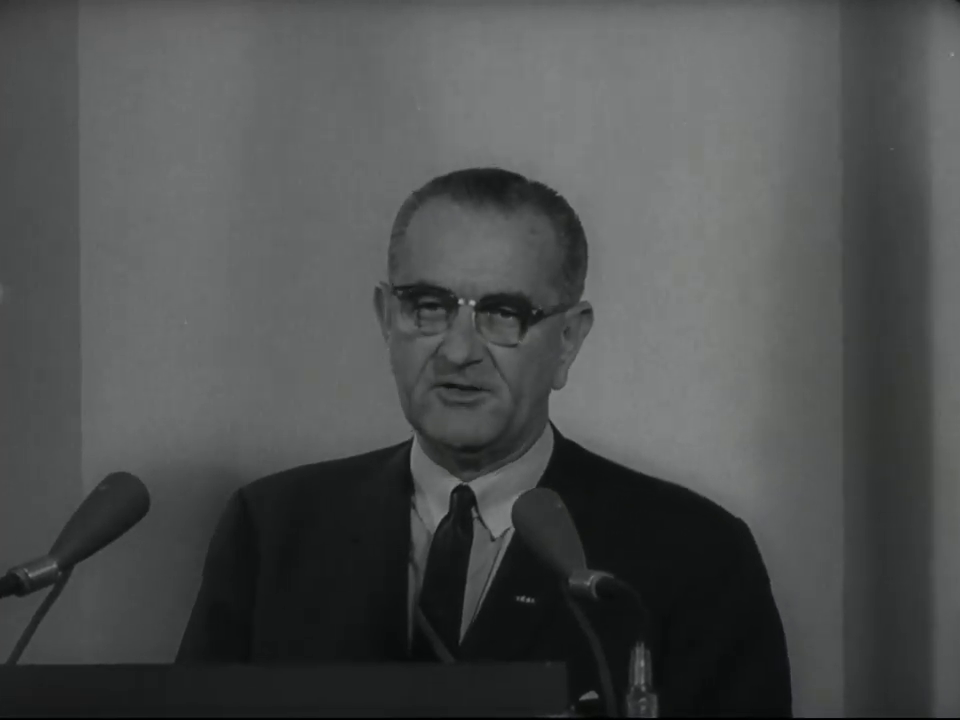
#> input picture 04-projetos/2026-11-22-golfo-de-tonkin/capa/lbj_un.png, 960 x 720 px
$ python capa_limpa.py
#> lines starting #> are read from the running program, lines starting #| are printed output that depends on the picture
"""Capas limpas (1280x720): uma imagem forte, uma frase curta, alto contraste."""
from PIL import Image, ImageDraw, ImageFont, ImageOps, ImageEnhance, ImageFilter
import pathlib
F = pathlib.Path("/home/user/estudio-ia/05-biblioteca/fontes"); W, H = 1280, 720
an = lambda s: ImageFont.truetype(str(F / "font1.ttf"), s); maq = lambda s: ImageFont.truetype(str(F / "font2.ttf"), s)
CREAM, RED, YEL = (244, 238, 226), (230, 36, 44), (255, 214, 10)
def foto(arq, alvo_w, fx=0.5, fy=0.4, zoom=1.0):
#> called with arq = 'lbj_un.png', alvo_w = 900, fx = 0.5, fy = 0.35, zoom = 1.15
    im = ImageOps.grayscale(Image.open(arq)).convert("RGB"); esc = max(alvo_w / im.width, H / im.height) * zoom
#> after `esc = max(alvo_w / im.width, H / im.height) * zoom`: esc = 1.15
    im = im.resize((int(im.width * esc), int(im.height * esc)), Image.LANCZOS)
#> im: PIL image 1104x827 RGB
    x = min(max(0, int(im.width * fx - alvo_w / 2)), im.width - alvo_w); y = min(max(0, int(im.height * fy - H / 2)), im.height - H)
#> after `x = min(max(0, int(im.width * fx - alvo_w / 2)), im.width - alvo_w)`: x = 102
#> after `y = min(max(0, int(im.height * fy - H / 2)), im.height - H)`: y = 0
    im = im.crop((x, y, x + alvo_w, y + H)); im = ImageEnhance.Contrast(im).enhance(1.35); return ImageEnhance.Sharpness(im).enhance(1.6)
def degrade(tela, x0, x1):
    m = Image.new("L", (W, 1))
    for x in range(W): m.putpixel((x, 0), 255 if x < x0 else 0 if x > x1 else int(255 * (1 - (x - x0) / (x1 - x0))))
    return Image.composite(Image.new("RGB", (W, H), (8, 8, 9)), tela, m.resize((W, H)))
def texto(d, x, y, t, f, cor, sombra=True):
    if sombra: d.text((x + 5, y + 6), t, font=f, fill=(0, 0, 0))
    d.text((x, y), t, font=f, fill=cor)
# A: Johnson + "NÃO HOUVE ATAQUE"
t = Image.new("RGB", (W, H), (8, 8, 9)); p = foto("lbj_un.png", 900, 0.5, 0.35, 1.15); t.paste(p, (W - 900, 0)); t = degrade(t, 380, 700)
d = ImageDraw.Draw(t); texto(d, 56, 118, "NÃO HOUVE", an(150), CREAM); texto(d, 52, 300, "ATAQUE", an(230), RED)
d.rectangle([60, 590, 470, 596], fill=YEL); texto(d, 60, 612, "4 DE AGOSTO DE 1964", maq(40), CREAM, False)
t.save("../render/capa-limpa-A.jpg", quality=94)
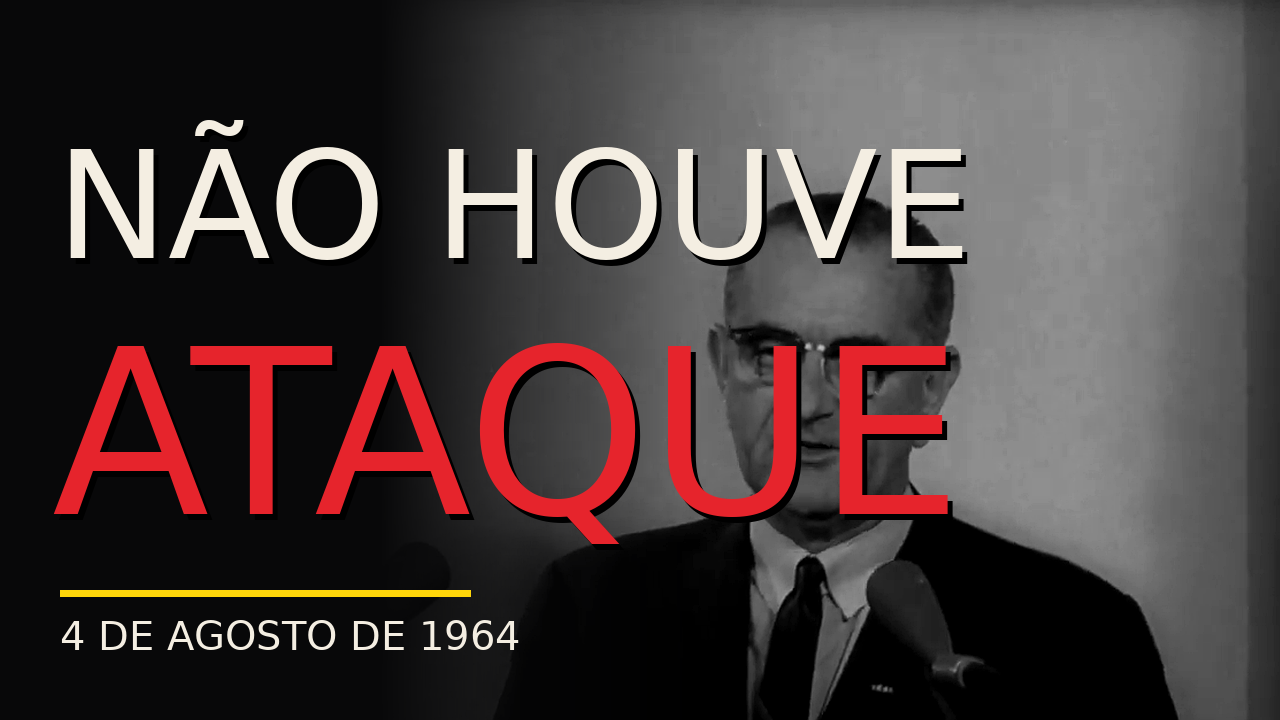
#> saved as capa-limpa-A.jpg: PIL image 1280x720 RGB; mean R, G, B 70.8, 59.8, 59.5
# B: a linha do documento com marca-texto, gigante, sobre o navio
t = foto("navio_un.png", W, 0.5, 0.5, 1.0); t = ImageEnhance.Brightness(t).enhance(0.45).filter(ImageFilter.GaussianBlur(1.2))
#> call 2 of foto, with arq = 'navio_un.png', alvo_w = 1280, fx = 0.5, fy = 0.5, zoom = 1
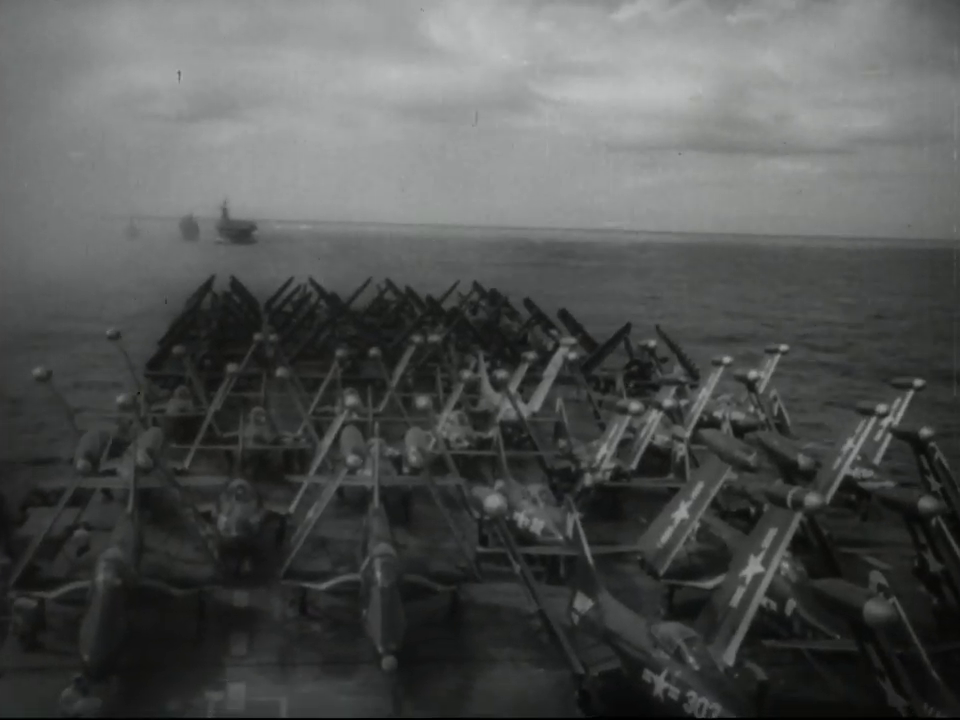
#> input picture 04-projetos/2026-11-22-golfo-de-tonkin/capa/navio_un.png, 960 x 720 px
#> in foto (call 2), `im = ImageEnhance.Contrast(im).enhance(1.35)`:
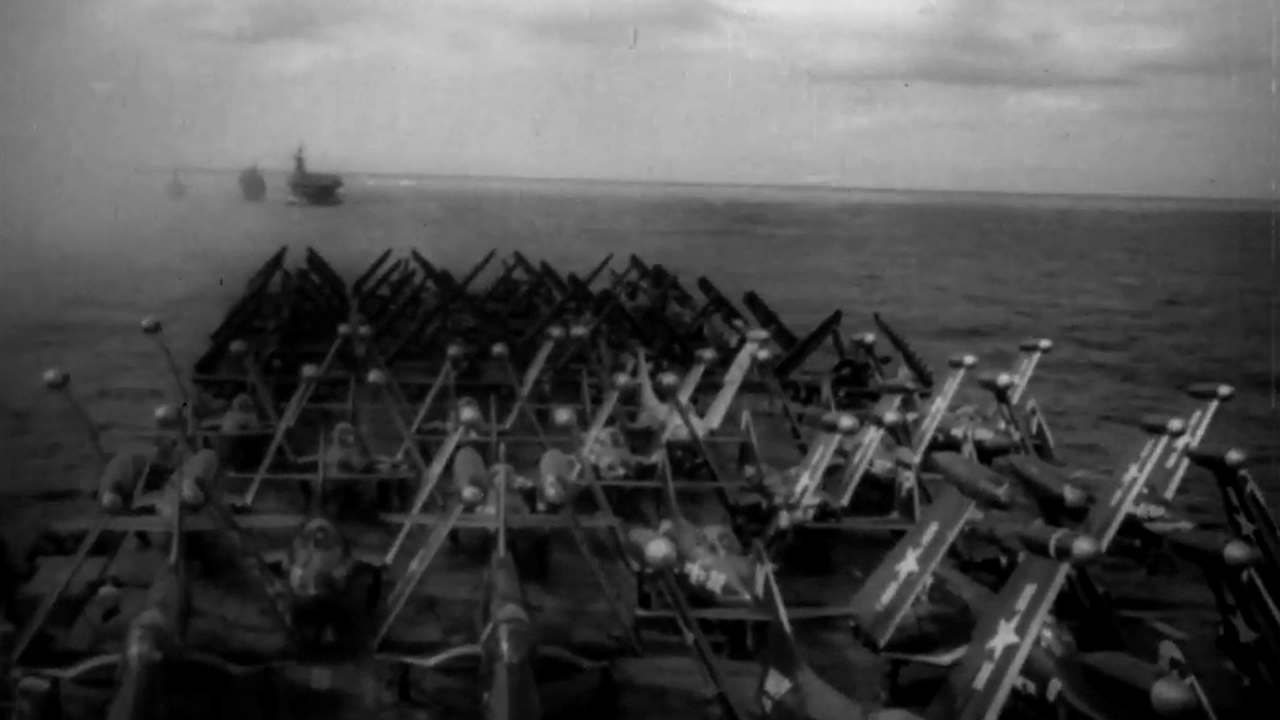
#> im: PIL image 1280x720 RGB; min 0, max 230, mean 78.1
#> after `t = ImageEnhance.Brightness(t).enhance(0.45).filter(ImageFilter.Gaussi`:
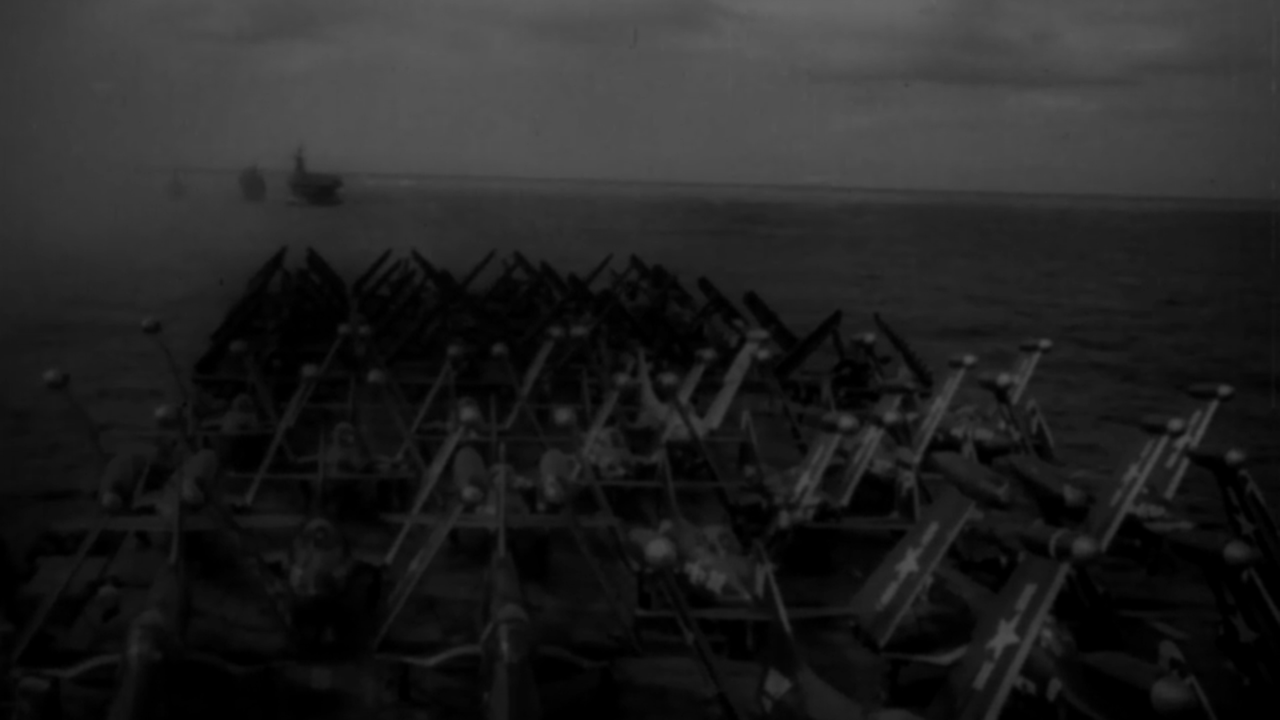
#> t: PIL image 1280x720 RGB; min 0, max 103, mean 34.6
d = ImageDraw.Draw(t, "RGBA")
f = maq(78); linha = "no attack happened"; w = d.textlength(linha, font=f); x = (W - w) / 2; y = 250
#> after `w = d.textlength(linha, font=f)`: w = 782.8
#> after `x = (W - w) / 2`: x = 248.6
d.rectangle([x - 18, y - 6, x + w + 18, y + 92], fill=(246, 241, 228, 255)); d.rectangle([x - 6, y + 8, x + w + 6, y + 82], fill=(255, 214, 10, 235)); d.text((x, y + 4), linha, font=f, fill=(15, 15, 15))
l2 = "that night."; w2 = d.textlength(l2, font=f); x2 = (W - w2) / 2; y2 = y + 104
#> after `w2 = d.textlength(l2, font=f)`: w2 = 408.6
#> after `x2 = (W - w2) / 2`: x2 = 435.7
d.rectangle([x2 - 18, y2 - 6, x2 + w2 + 18, y2 + 92], fill=(246, 241, 228, 255)); d.rectangle([x2 - 6, y2 + 8, x2 + w2 + 6, y2 + 82], fill=(255, 214, 10, 235)); d.text((x2, y2 + 4), l2, font=f, fill=(15, 15, 15))
for tt, ff, yy, cor in (("A BATALHA QUE NÃO ACONTECEU", an(74), 70, CREAM), ("ESTUDO SECRETO DA NSA · LIBERADO EM 2005", maq(34), 560, (220, 210, 190))):
    ww = d.textlength(tt, font=ff); texto(d, (W - ww) / 2, yy, tt, ff, cor)
#> this loop made 2 passes
#> ww on passes 1 to 2: 1259.1, 816.9
t.convert("RGB").save("../render/capa-limpa-B.jpg", quality=94)
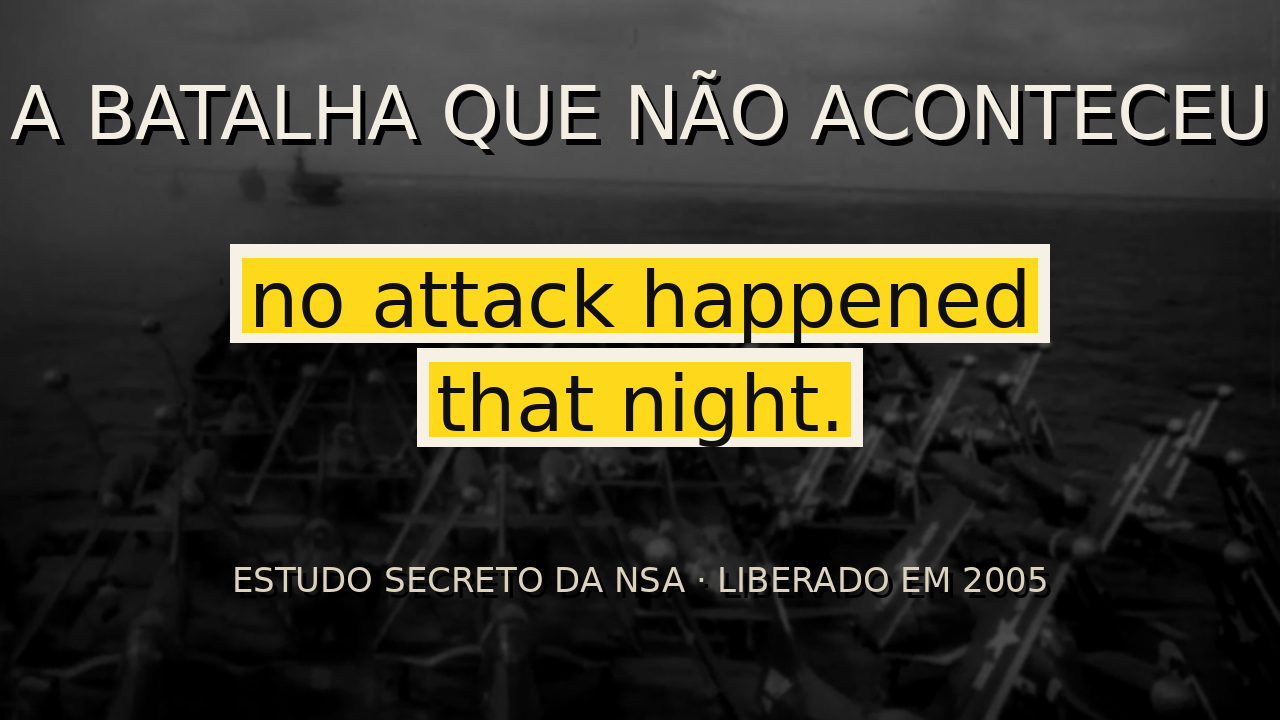
#> saved as capa-limpa-B.jpg: PIL image 1280x720 RGB; mean R, G, B 65.1, 61.7, 45.9
print("ok")
